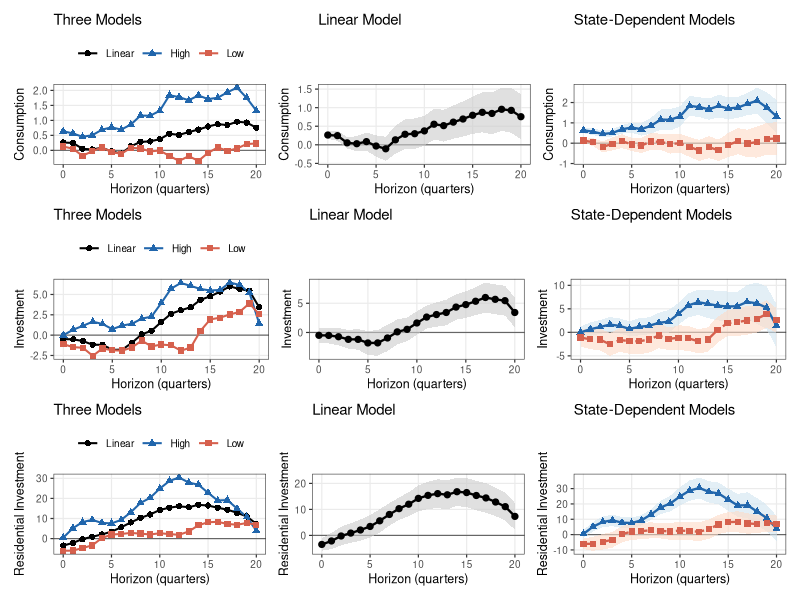

Write R code to recreate this figure. (Note: this script raises an error after producing the figure.)
# =============================================================================
# Fig_6.R
# Expenditure components: Consumption + Investment + Residential Investment
# (Romer-Romer shock)
# Lab methods: lm() (Lab 4), sandwich::NeweyWest(), ggplot2 (Lab 2/4/9)
# INPUTS:  All_data.xls, Ct_dummies.csv
# OUTPUT:  Fig_6.png
# =============================================================================
rm(list = ls())
library(readxl); library(sandwich); library(ggplot2); library(patchwork)

# --- Load data ---------------------------------------------------------------
macro   <- read_excel("../data/All_data.xls", sheet = "Macro_data")
n       <- nrow(macro)
yr      <- seq(1975.0, by = 0.25, length.out = n)
log_GDP <- log(as.numeric(macro$RGDP))          * 100
log_CPI <- log(as.numeric(macro$PCE))           * 100
FFR     <- as.numeric(macro$FFR)
RRSHOCK <- as.numeric(macro$RRSHOCK)
log_CON <- log(as.numeric(macro$CONSUMPTION))   * 100
log_INV <- log(as.numeric(macro$INVESTMENT))    * 100
log_RIN <- log(as.numeric(macro$R_INVESTMET))   * 100   # residential investment

dum     <- read.csv("../data/Ct_dummies.csv")
idx_dum <- match(round(dum$year, 4), round(yr, 4))
p1 <- rep(NA, n); p1[idx_dum] <- dum$p1
n1 <- rep(NA, n); n1[idx_dum] <- dum$n1

smpl   <- yr >= 1981.0 & yr <= 2007.75
T_smpl <- sum(smpl)
bw_fix <- floor(0.75 * T_smpl^(1/3))
cat("Sample:", T_smpl, "quarters | NW bandwidth:", bw_fix, "\n")

# --- Helper functions --------------------------------------------------------
lag_vec <- function(x, l) c(rep(NA, l), x[seq_len(n - l)])

make_reg_df <- function(Y_lead) {
  df <- data.frame(Y = Y_lead, SHOCK = RRSHOCK, p1 = p1, n1 = n1,
                   trend = seq_len(n), trend2 = seq_len(n)^2)
  df$p1_SHOCK <- p1 * RRSHOCK;  df$n1_SHOCK <- n1 * RRSHOCK
  for (l in 0:4) {
    df[[paste0("gdp_l", l)]]    <- lag_vec(log_GDP, l)
    df[[paste0("cpi_l", l)]]    <- lag_vec(log_CPI, l)
    df[[paste0("p1_gdp_l", l)]] <- p1 * df[[paste0("gdp_l", l)]]
    df[[paste0("n1_gdp_l", l)]] <- n1 * df[[paste0("gdp_l", l)]]
    df[[paste0("p1_cpi_l", l)]] <- p1 * df[[paste0("cpi_l", l)]]
    df[[paste0("n1_cpi_l", l)]] <- n1 * df[[paste0("cpi_l", l)]]
  }
  for (l in 1:4) {
    df[[paste0("ffr_l", l)]]    <- lag_vec(FFR, l)
    df[[paste0("p1_ffr_l", l)]] <- p1 * df[[paste0("ffr_l", l)]]
    df[[paste0("n1_ffr_l", l)]] <- n1 * df[[paste0("ffr_l", l)]]
  }
  df[smpl, ]
}

run_lp_h <- function(Y_lead, bw) {
  df <- make_reg_df(Y_lead);  df <- df[complete.cases(df), ]

  lin_rhs <- c("SHOCK", paste0("gdp_l", 0:4), paste0("cpi_l", 0:4),
               paste0("ffr_l", 1:4), "trend", "trend2")
  m_lin <- lm(as.formula(paste("Y ~", paste(lin_rhs, collapse = " + "))), data = df)
  V_lin <- NeweyWest(m_lin, lag = bw, prewhite = FALSE)

  sd_rhs <- c("0", "p1", "n1", "p1_SHOCK", "n1_SHOCK",
              paste0("p1_gdp_l", 0:4), paste0("n1_gdp_l", 0:4),
              paste0("p1_cpi_l", 0:4), paste0("n1_cpi_l", 0:4),
              paste0("p1_ffr_l", 1:4), paste0("n1_ffr_l", 1:4),
              "trend", "trend2")
  m_sd <- lm(as.formula(paste("Y ~", paste(sd_rhs, collapse = " + "))), data = df)
  V_sd <- NeweyWest(m_sd, lag = bw, prewhite = FALSE)

  list(b_lin = -coef(m_lin)["SHOCK"],   s_lin = sqrt(V_lin["SHOCK","SHOCK"]),
       b_H   = -coef(m_sd)["p1_SHOCK"], s_H   = sqrt(V_sd["p1_SHOCK","p1_SHOCK"]),
       b_L   = -coef(m_sd)["n1_SHOCK"], s_L   = sqrt(V_sd["n1_SHOCK","n1_SHOCK"]))
}

# --- Run LP ------------------------------------------------------------------
H_max   <- 20;  h_seq <- 0:H_max
vars_ls <- list(Consumption = log_CON, Investment = log_INV,
                `Residential Investment` = log_RIN)
results <- list()

cat("Running LP (RR shock) h = 0 to", H_max, "...\n")
for (hi in seq_along(h_seq)) {
  h <- h_seq[hi];  res_h <- list()
  for (vname in names(vars_ls)) {
    y_v <- vars_ls[[vname]]
    res_h[[vname]] <- run_lp_h(c(y_v[(h+1):n], rep(NA, h)), bw_fix)
  }
  results[[hi]] <- res_h
}

# --- Compile IRF data frame --------------------------------------------------
irf_df <- do.call(rbind, lapply(seq_along(h_seq), function(hi) {
  h <- h_seq[hi];  res <- results[[hi]]
  do.call(rbind, lapply(names(vars_ls), function(vname) {
    r <- res[[vname]]
    data.frame(h = h, var = vname, model = c("Linear","High","Low"),
               est = c(r$b_lin, r$b_H, r$b_L),
               se  = c(r$s_lin, r$s_H, r$s_L), stringsAsFactors = FALSE)
  }))
}))
irf_df$lower <- irf_df$est - irf_df$se
irf_df$upper <- irf_df$est + irf_df$se
irf_df$var   <- factor(irf_df$var,
                       levels = c("Consumption","Investment","Residential Investment"))
irf_df$model <- factor(irf_df$model, levels = c("Linear","High","Low"))

# --- ggplot2 panel functions -------------------------------------------------
col_map <- c(Linear = "black", High = "#2166ac", Low = "#d6604d")
shp_map <- c(Linear = 16, High = 17, Low = 15)

plot_three <- function(vl) {
  sub <- irf_df[irf_df$var == vl, ]
  ggplot(sub, aes(x = h, y = est, colour = model, shape = model)) +
    geom_hline(yintercept = 0, colour = "grey40", linewidth = 0.4) +
    geom_line(linewidth = 0.7) + geom_point(size = 1.8) +
    scale_colour_manual(values = col_map) + scale_shape_manual(values = shp_map) +
    scale_x_continuous(breaks = c(0,5,10,15,20)) +
    labs(x = "Horizon (quarters)", y = vl, title = "Three Models",
         colour = NULL, shape = NULL) +
    theme_bw(base_size = 9) +
    theme(legend.position = "top", panel.grid.minor = element_blank())
}
plot_linear <- function(vl) {
  sub <- irf_df[irf_df$var == vl & irf_df$model == "Linear", ]
  ggplot(sub, aes(x = h)) +
    geom_hline(yintercept = 0, colour = "grey40", linewidth = 0.4) +
    geom_ribbon(aes(ymin = lower, ymax = upper), fill = "grey80", alpha = 0.6) +
    geom_line(aes(y = est), colour = "black", linewidth = 0.8) +
    geom_point(aes(y = est), colour = "black", size = 1.8) +
    scale_x_continuous(breaks = c(0,5,10,15,20)) +
    labs(x = "Horizon (quarters)", y = vl, title = "Linear Model") +
    theme_bw(base_size = 9) + theme(panel.grid.minor = element_blank())
}
plot_state <- function(vl) {
  sH <- irf_df[irf_df$var == vl & irf_df$model == "High", ]
  sL <- irf_df[irf_df$var == vl & irf_df$model == "Low",  ]
  ggplot() +
    geom_hline(yintercept = 0, colour = "grey40", linewidth = 0.4) +
    geom_ribbon(data = sH, aes(x=h, ymin=lower, ymax=upper), fill="#d1e5f0", alpha=0.6) +
    geom_ribbon(data = sL, aes(x=h, ymin=lower, ymax=upper), fill="#fddbc7", alpha=0.6) +
    geom_line(data=sH, aes(x=h,y=est), colour="#2166ac", linewidth=0.8) +
    geom_point(data=sH, aes(x=h,y=est), colour="#2166ac", shape=17, size=1.8) +
    geom_line(data=sL, aes(x=h,y=est), colour="#d6604d", linewidth=0.8, linetype="dashed") +
    geom_point(data=sL, aes(x=h,y=est), colour="#d6604d", shape=15, size=1.8) +
    scale_x_continuous(breaks = c(0,5,10,15,20)) +
    labs(x = "Horizon (quarters)", y = vl, title = "State-Dependent Models") +
    theme_bw(base_size = 9) + theme(panel.grid.minor = element_blank())
}

# --- Assemble and save -------------------------------------------------------
var_labs <- c("Consumption","Investment","Residential Investment")
panels   <- lapply(var_labs, function(vl) plot_three(vl) | plot_linear(vl) | plot_state(vl))
fig6 <- panels[[1]] / panels[[2]] / panels[[3]]
ggsave("../output/Fig_6.png", fig6, width = 12, height = 10, dpi = 200)
cat("Saved: Fig_6.png\n")
